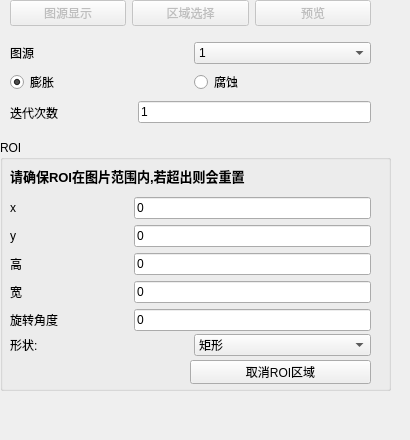
       <widget class="QWidget" name="Expansion_corrosion">
        <widget class="QStackedWidget" name="Expansion_corrosion_setting">
         <property name="geometry">
          <rect>
           <x>0</x>
           <y>30</y>
           <width>401</width>
           <height>401</height>
          </rect>
         </property>
         <property name="currentIndex">
          <number>0</number>
         </property>
         <widget class="QWidget" name="Expansion_corrosion_General_setting">
          <widget class="QGroupBox" name="Expansion_corrosion_ROI_setting">
           <property name="geometry">
            <rect>
             <x>0</x>
             <y>110</y>
             <width>391</width>
             <height>251</height>
            </rect>
           </property>
           <property name="title">
            <string>ROI</string>
           </property>
           <widget class="QPushButton" name="Expansion_corrosion_ROI_cancel">
            <property name="geometry">
             <rect>
              <x>190</x>
              <y>220</y>
              <width>181</width>
              <height>24</height>
             </rect>
            </property>
            <property name="text">
             <string>取消ROI区域</string>
            </property>
           </widget>
           <widget class="QWidget" name="layoutWidget">
            <property name="geometry">
             <rect>
              <x>10</x>
              <y>20</y>
              <width>361</width>
              <height>171</height>
             </rect>
            </property>
            <layout class="QGridLayout" name="gridLayout_57">
             <item row="0" column="0" colspan="3">
              <widget class="QLabel" name="label_22">
               <property name="font">
                <font>
                 <pointsize>10</pointsize>
                 <bold>true</bold>
                </font>
               </property>
               <property name="text">
                <string>请确保ROI在图片范围内,若超出则会重置</string>
               </property>
              </widget>
             </item>
             <item row="1" column="0">
              <widget class="QLabel" name="label_14">
               <property name="text">
                <string>x                             </string>
               </property>
              </widget>
             </item>
             <item row="1" column="1" colspan="2">
              <widget class="QLineEdit" name="Expansion_corrosion_x">
               <property name="text">
                <string>0</string>
               </property>
              </widget>
             </item>
             <item row="2" column="0">
              <widget class="QLabel" name="label_11">
               <property name="text">
                <string>y</string>
               </property>
              </widget>
             </item>
             <item row="2" column="1" colspan="2">
              <widget class="QLineEdit" name="Expansion_corrosion_y">
               <property name="text">
                <string>0</string>
               </property>
              </widget>
             </item>
             <item row="3" column="0">
              <widget class="QLabel" name="Expansion_corrosion_h_l">
               <property name="text">
                <string>高</string>
               </property>
              </widget>
             </item>
             <item row="3" column="1" colspan="2">
              <widget class="QLineEdit" name="Expansion_corrosion_height">
               <property name="text">
                <string>0</string>
               </property>
              </widget>
             </item>
             <item row="4" column="0">
              <widget class="QLabel" name="Expansion_corrosion_w_l">
               <property name="text">
                <string>宽</string>
               </property>
              </widget>
             </item>
             <item row="4" column="1" colspan="2">
              <widget class="QLineEdit" name="Expansion_corrosion_width">
               <property name="text">
                <string>0</string>
               </property>
              </widget>
             </item>
             <item row="5" column="0">
              <widget class="QLabel" name="Expansion_corrosion_a_l">
               <property name="text">
                <string>旋转角度</string>
               </property>
              </widget>
             </item>
             <item row="5" column="1" colspan="2">
              <widget class="QLineEdit" name="Expansion_corrosion_a">
               <property name="text">
                <string>0</string>
               </property>
              </widget>
             </item>
            </layout>
           </widget>
           <widget class="QWidget" name="layoutWidget">
            <property name="geometry">
             <rect>
              <x>10</x>
              <y>190</y>
              <width>361</width>
              <height>31</height>
             </rect>
            </property>
            <layout class="QGridLayout" name="gridLayout_58">
             <item row="0" column="0">
              <widget class="QLabel" name="label_76">
               <property name="text">
                <string>形状:</string>
               </property>
              </widget>
             </item>
             <item row="0" column="1">
              <widget class="QComboBox" name="Expansion_corrosion_type">
               <property name="styleSheet">
                <string notr="true">selection-color: rgb(0, 0, 0);</string>
               </property>
               <item>
                <property name="text">
                 <string>矩形</string>
                </property>
               </item>
               <item>
                <property name="text">
                 <string>圆形</string>
                </property>
               </item>
              </widget>
             </item>
            </layout>
           </widget>
          </widget>
          <widget class="QWidget" name="layoutWidget">
           <property name="geometry">
            <rect>
             <x>10</x>
             <y>10</y>
             <width>361</width>
             <height>26</height>
            </rect>
           </property>
           <layout class="QHBoxLayout" name="horizontalLayout_26">
            <item>
             <widget class="QLabel" name="label_16">
              <property name="text">
               <string>图源</string>
              </property>
             </widget>
            </item>
            <item>
             <widget class="QComboBox" name="Expansion_corrosion_raw_image">
              <property name="styleSheet">
               <string notr="true">selection-color: rgb(0, 0, 0);</string>
              </property>
              <item>
               <property name="text">
                <string>1</string>
               </property>
              </item>
             </widget>
            </item>
           </layout>
          </widget>
          <widget class="QWidget" name="layoutWidget">
           <property name="geometry">
            <rect>
             <x>10</x>
             <y>40</y>
             <width>361</width>
             <height>24</height>
            </rect>
           </property>
           <layout class="QHBoxLayout" name="horizontalLayout_27">
            <item>
             <widget class="QRadioButton" name="Expansion">
              <property name="text">
               <string>膨胀</string>
              </property>
              <property name="checked">
               <bool>true</bool>
              </property>
             </widget>
            </item>
            <item>
             <widget class="QRadioButton" name="Corrosion">
              <property name="text">
               <string>腐蚀</string>
              </property>
             </widget>
            </item>
           </layout>
          </widget>
          <widget class="QWidget" name="layoutWidget">
           <property name="geometry">
            <rect>
             <x>10</x>
             <y>70</y>
             <width>361</width>
             <height>25</height>
            </rect>
           </property>
           <layout class="QHBoxLayout" name="horizontalLayout_28">
            <item>
             <widget class="QLabel" name="label_10">
              <property name="text">
               <string>迭代次数                      </string>
              </property>
             </widget>
            </item>
            <item>
             <widget class="QLineEdit" name="Expansion_corrosion_Iteration_time">
              <property name="text">
               <string>1</string>
              </property>
             </widget>
            </item>
           </layout>
          </widget>
         </widget>
        </widget>
        <widget class="QWidget" name="layoutWidget">
         <property name="geometry">
          <rect>
           <x>10</x>
           <y>0</y>
           <width>361</width>
           <height>26</height>
          </rect>
         </property>
         <layout class="QHBoxLayout" name="horizontalLayout_2">
          <item>
           <widget class="QPushButton" name="Expansion_corrosion_General">
            <property name="enabled">
             <bool>false</bool>
            </property>
            <property name="text">
             <string>图源显示</string>
            </property>
           </widget>
          </item>
          <item>
           <widget class="QPushButton" name="Expansion_corrosion_ROI">
            <property name="enabled">
             <bool>false</bool>
            </property>
            <property name="text">
             <string>区域选择</string>
            </property>
           </widget>
          </item>
          <item>
           <widget class="QPushButton" name="Expansion_corrosion_preview">
            <property name="enabled">
             <bool>false</bool>
            </property>
            <property name="text">
             <string>预览</string>
            </property>
           </widget>
          </item>
         </layout>
        </widget>
       </widget>
